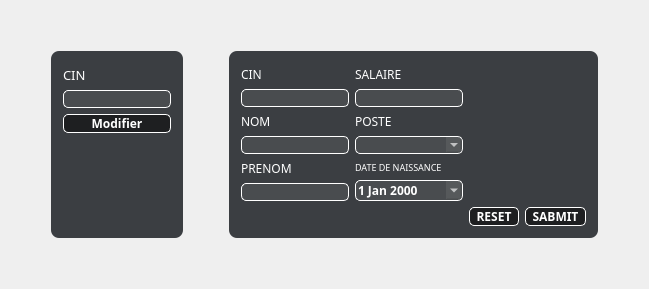
            <widget class="QWidget" name="modifier">
             <property name="styleSheet">
              <string notr="true">#modifier{
border-image:url(&quot;://sources/evaluation-process.jpg&quot;);
background:#2b3947;
border:0;
}</string>
             </property>
             <attribute name="title">
              <string>Modifier</string>
             </attribute>
             <layout class="QGridLayout" name="gridLayout_17">
              <item row="1" column="2">
               <spacer name="horizontalSpacer_15">
                <property name="orientation">
                 <enum>Qt::Horizontal</enum>
                </property>
                <property name="sizeHint" stdset="0">
                 <size>
                  <width>40</width>
                  <height>20</height>
                 </size>
                </property>
               </spacer>
              </item>
              <item row="2" column="1">
               <spacer name="verticalSpacer_12">
                <property name="orientation">
                 <enum>Qt::Vertical</enum>
                </property>
                <property name="sizeHint" stdset="0">
                 <size>
                  <width>20</width>
                  <height>40</height>
                 </size>
                </property>
               </spacer>
              </item>
              <item row="0" column="1">
               <spacer name="verticalSpacer_9">
                <property name="orientation">
                 <enum>Qt::Vertical</enum>
                </property>
                <property name="sizeHint" stdset="0">
                 <size>
                  <width>20</width>
                  <height>40</height>
                 </size>
                </property>
               </spacer>
              </item>
              <item row="1" column="1">
               <widget class="QGroupBox" name="groupBox_3">
                <property name="styleSheet">
                 <string notr="true">QGroupBox{
background-color:rgba(14,17,22,80%);
color:white;
border:0;
border-radius:8px;
}</string>
                </property>
                <property name="title">
                 <string/>
                </property>
                <layout class="QGridLayout" name="gridLayout_14">
                 <item row="1" column="0">
                  <widget class="QLineEdit" name="lineEdit_8">
                   <property name="styleSheet">
                    <string notr="true">QLineEdit{
background-color:rgba(255,255,255,7%);
border:1 solid white;
border-radius:5px;
color:white;
}</string>
                   </property>
                  </widget>
                 </item>
                 <item row="0" column="0">
                  <widget class="QLabel" name="label_11">
                   <property name="font">
                    <font>
                     <family>Cairo</family>
                     <pointsize>10</pointsize>
                     <weight>50</weight>
                     <bold>false</bold>
                    </font>
                   </property>
                   <property name="styleSheet">
                    <string notr="true">QLabel{
color:white;
}</string>
                   </property>
                   <property name="text">
                    <string>CIN</string>
                   </property>
                  </widget>
                 </item>
                 <item row="2" column="0">
                  <widget class="QPushButton" name="pushButton_6">
                   <property name="font">
                    <font>
                     <family>Cairo</family>
                     <weight>75</weight>
                     <bold>true</bold>
                    </font>
                   </property>
                   <property name="styleSheet">
                    <string notr="true">QPushButton{
background-color:rgba(0,0,0,50%);
color:white;
border:1 solid white;
border-radius: 5px;
}
QPushButton:hover{
background-color:rgba(255,127,80,50%);
color:black;
}</string>
                   </property>
                   <property name="text">
                    <string>Modifier</string>
                   </property>
                  </widget>
                 </item>
                 <item row="3" column="0">
                  <spacer name="verticalSpacer_13">
                   <property name="orientation">
                    <enum>Qt::Vertical</enum>
                   </property>
                   <property name="sizeHint" stdset="0">
                    <size>
                     <width>20</width>
                     <height>40</height>
                    </size>
                   </property>
                  </spacer>
                 </item>
                </layout>
               </widget>
              </item>
              <item row="1" column="3">
               <widget class="QGroupBox" name="groupBox_4">
                <property name="font">
                 <font>
                  <family>Cairo</family>
                  <weight>75</weight>
                  <bold>true</bold>
                 </font>
                </property>
                <property name="styleSheet">
                 <string notr="true">QGroupBox{
background-color:rgba(14,17,22,80%);
color:white;
border:0;
border-radius:8px;
}</string>
                </property>
                <property name="title">
                 <string/>
                </property>
                <layout class="QGridLayout" name="gridLayout_15">
                 <item row="0" column="0">
                  <layout class="QGridLayout" name="gridLayout_16">
                   <item row="0" column="0">
                    <layout class="QVBoxLayout" name="verticalLayout_4">
                     <item>
                      <widget class="QLabel" name="label_10">
                       <property name="font">
                        <font>
                         <family>Cairo</family>
                        </font>
                       </property>
                       <property name="styleSheet">
                        <string notr="true">QLabel{
color:white;
}</string>
                       </property>
                       <property name="text">
                        <string>CIN</string>
                       </property>
                      </widget>
                     </item>
                     <item>
                      <widget class="QLineEdit" name="t1_2">
                       <property name="styleSheet">
                        <string notr="true">QLineEdit{
background-color:rgba(255,255,255,7%);
border:1 solid white;
border-radius:5px;
color:white;
}</string>
                       </property>
                      </widget>
                     </item>
                     <item>
                      <widget class="QLabel" name="label_12">
                       <property name="font">
                        <font>
                         <family>Cairo</family>
                        </font>
                       </property>
                       <property name="styleSheet">
                        <string notr="true">QLabel{
color:white;
}</string>
                       </property>
                       <property name="text">
                        <string>NOM</string>
                       </property>
                      </widget>
                     </item>
                     <item>
                      <widget class="QLineEdit" name="lineEdit_7">
                       <property name="styleSheet">
                        <string notr="true">QLineEdit{
background-color:rgba(255,255,255,7%);
border:1 solid white;
border-radius:5px;
color:white;
}</string>
                       </property>
                      </widget>
                     </item>
                     <item>
                      <widget class="QLabel" name="label_13">
                       <property name="font">
                        <font>
                         <family>Cairo</family>
                        </font>
                       </property>
                       <property name="styleSheet">
                        <string notr="true">QLabel{
color:white;
}</string>
                       </property>
                       <property name="text">
                        <string>PRENOM</string>
                       </property>
                      </widget>
                     </item>
                     <item>
                      <widget class="QLineEdit" name="lineEdit_9">
                       <property name="styleSheet">
                        <string notr="true">QLineEdit{
background-color:rgba(255,255,255,7%);
border:1 solid white;
border-radius:5px;
color:white;
}</string>
                       </property>
                      </widget>
                     </item>
                    </layout>
                   </item>
                   <item row="0" column="1">
                    <layout class="QVBoxLayout" name="verticalLayout_5">
                     <item>
                      <widget class="QLabel" name="label_14">
                       <property name="font">
                        <font>
                         <family>Cairo</family>
                        </font>
                       </property>
                       <property name="styleSheet">
                        <string notr="true">QLabel{
color:white;
}</string>
                       </property>
                       <property name="text">
                        <string>SALAIRE</string>
                       </property>
                      </widget>
                     </item>
                     <item>
                      <widget class="QLineEdit" name="lineEdit_10">
                       <property name="styleSheet">
                        <string notr="true">QLineEdit{
background-color:rgba(255,255,255,7%);
border:1 solid white;
border-radius:5px;
color:white;
}</string>
                       </property>
                      </widget>
                     </item>
                     <item>
                      <widget class="QLabel" name="label_15">
                       <property name="font">
                        <font>
                         <family>Cairo</family>
                        </font>
                       </property>
                       <property name="styleSheet">
                        <string notr="true">QLabel{
color:white;
}</string>
                       </property>
                       <property name="text">
                        <string>POSTE</string>
                       </property>
                      </widget>
                     </item>
                     <item>
                      <widget class="QComboBox" name="comboBox_2">
                       <property name="styleSheet">
                        <string notr="true">QComboBox {
background-color:rgba(255,255,255,7%);
border:1 solid white;
border-radius:5px;
color:white;
}
QComboBox::down-arrow {

}</string>
                       </property>
                      </widget>
                     </item>
                     <item>
                      <widget class="QLabel" name="label_16">
                       <property name="font">
                        <font>
                         <family>Cairo</family>
                         <pointsize>7</pointsize>
                        </font>
                       </property>
                       <property name="styleSheet">
                        <string notr="true">QLabel{
color:white;
}</string>
                       </property>
                       <property name="text">
                        <string>DATE DE NAISSANCE</string>
                       </property>
                      </widget>
                     </item>
                     <item>
                      <widget class="QDateEdit" name="de_2">
                       <property name="font">
                        <font>
                         <family>Cairo</family>
                         <weight>75</weight>
                         <bold>true</bold>
                        </font>
                       </property>
                       <property name="mouseTracking">
                        <bool>false</bool>
                       </property>
                       <property name="focusPolicy">
                        <enum>Qt::StrongFocus</enum>
                       </property>
                       <property name="styleSheet">
                        <string notr="true">QDateEdit{
        border-radius: 5px;
        color:white;
        background-color:rgba(255,255,255,7%);
border: 1px solid white;
}
/*QCalendarWidget QToolButton {
height: 60px;
width: 150px;
color: white;
font-size: 24px;
icon-size: 56px, 56px;
background-color: qlineargradient(x1:0, y1:0, x2:0, y2:1, stop: 0 #cccccc, stop: 1 #333333);
}
QCalendarWidget QMenu {
width: 150px;
left: 20px;
color: white;
font-size: 18px;
background-color: rgb(100, 100, 100);
}
QCalendarWidget QSpinBox {
width: 150px;
font-size:24px;
color: white;
background-color: qlineargradient(x1:0, y1:0, x2:0, y2:1, stop: 0 #cccccc, stop: 1 #333333);
selection-background-color: rgb(136, 136, 136);
selection-color: rgb(255, 255, 255);
}
QCalendarWidget QSpinBox::up-button { subcontrol-origin: border; subcontrol-position: top right; width:65px; }
QCalendarWidget QSpinBox::down-button {subcontrol-origin: border; subcontrol-position: bottom right; width:65px;}
QCalendarWidget QSpinBox::up-arrow { width:56px; height:56px; }
QCalendarWidget QSpinBox::down-arrow { width:56px; height:56px; }


QCalendarWidget QWidget { alternate-background-color: rgb(128, 128, 128); }


QCalendarWidget QAbstractItemView:enabled
{
font-size:24px;
color: rgb(180, 180, 180);
background-color: black;
selection-background-color: rgb(64, 64, 64);
selection-color: rgb(0, 255, 0);
}

QCalendarWidget QWidget#qt_calendar_navigationbar
{
background-color: qlineargradient(x1:0, y1:0, x2:0, y2:1, stop: 0 #cccccc, stop: 1 #333333);
}

QCalendarWidget QAbstractItemView:disabled
{
color: rgb(64, 64, 64);
}*/</string>
                       </property>
                       <property name="calendarPopup">
                        <bool>true</bool>
                       </property>
                      </widget>
                     </item>
                    </layout>
                   </item>
                   <item row="0" column="2">
                    <layout class="QHBoxLayout" name="horizontalLayout_3"/>
                   </item>
                   <item row="1" column="2">
                    <layout class="QHBoxLayout" name="horizontalLayout_4">
                     <item>
                      <widget class="QPushButton" name="pushButton_5">
                       <property name="font">
                        <font>
                         <family>Cairo</family>
                         <weight>75</weight>
                         <bold>true</bold>
                        </font>
                       </property>
                       <property name="styleSheet">
                        <string notr="true">QPushButton{
background-color:rgba(0,0,0,50%);
color:white;
border:1 solid white;
border-radius: 5px;
}
QPushButton:hover{
background-color:rgba(255,0,0,50%);
color:black;
}</string>
                       </property>
                       <property name="text">
                        <string>  RESET  </string>
                       </property>
                      </widget>
                     </item>
                     <item>
                      <widget class="QPushButton" name="pushButton_7">
                       <property name="font">
                        <font>
                         <family>Cairo</family>
                         <weight>75</weight>
                         <bold>true</bold>
                        </font>
                       </property>
                       <property name="styleSheet">
                        <string notr="true">QPushButton{
background-color:rgba(0,0,0,50%);
color:white;
border:1 solid white;
border-radius: 5px;
}
QPushButton:hover{
background-color:rgba(0,255,0,50%);
color:black;
}</string>
                       </property>
                       <property name="text">
                        <string>  SABMIT  </string>
                       </property>
                      </widget>
                     </item>
                    </layout>
                   </item>
                  </layout>
                 </item>
                </layout>
               </widget>
              </item>
              <item row="1" column="0">
               <spacer name="horizontalSpacer_16">
                <property name="orientation">
                 <enum>Qt::Horizontal</enum>
                </property>
                <property name="sizeHint" stdset="0">
                 <size>
                  <width>40</width>
                  <height>20</height>
                 </size>
                </property>
               </spacer>
              </item>
              <item row="1" column="4">
               <spacer name="horizontalSpacer_17">
                <property name="orientation">
                 <enum>Qt::Horizontal</enum>
                </property>
                <property name="sizeHint" stdset="0">
                 <size>
                  <width>40</width>
                  <height>20</height>
                 </size>
                </property>
               </spacer>
              </item>
             </layout>
            </widget>
